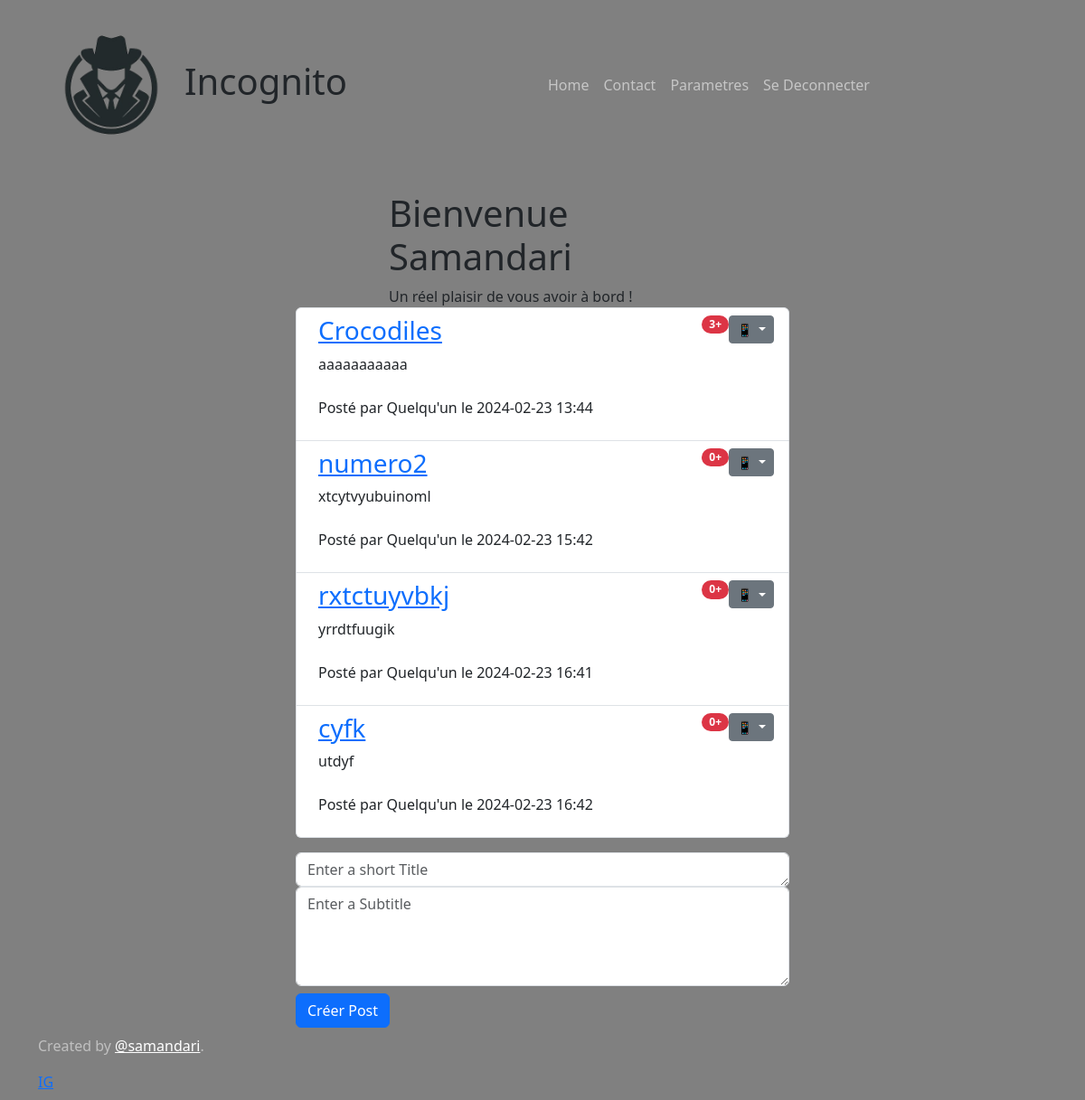
Page /posts (signed in) on the earlier database version.
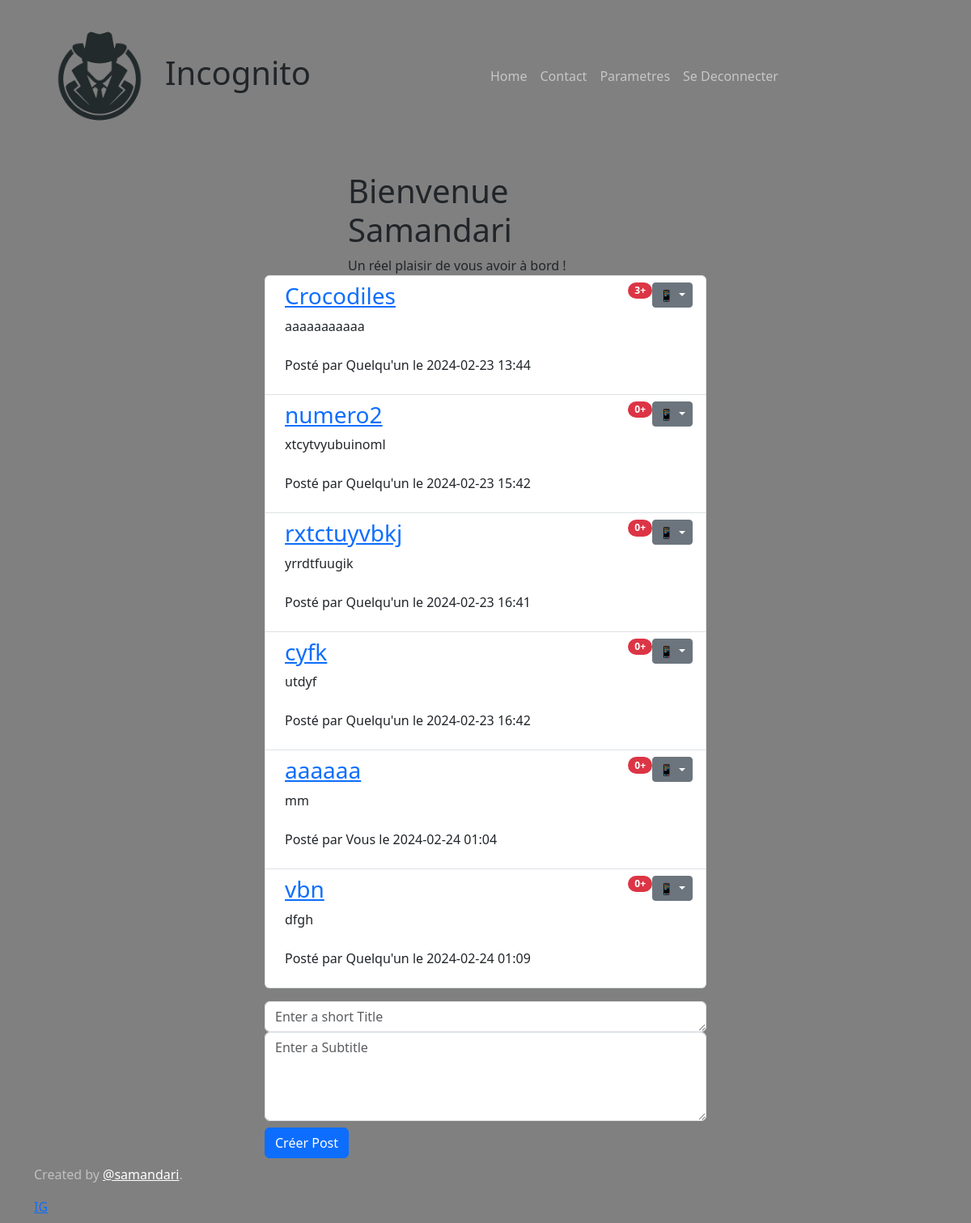
Same page on the later database version.
### main.py (models this page shows)
class User(UserMixin, db.Model):
    id = db.Column(db.Integer, primary_key=True)
    name = db.Column(db.String(50), unique=True, nullable=False)
    password = db.Column(db.String(500), nullable=False)
    posts = db.relationship('Post', back_populates='author', lazy=True)
    comments = db.relationship('Comment', back_populates='commenter', lazy=True)

class Post(db.Model):
    id = db.Column(db.Integer, primary_key=True)
    title = db.Column(db.String(200))
    subtitle = db.Column(db.String(250))
    timestamp = db.Column(db.DateTime, default=datetime.utcnow)
    author = db.relationship('User', back_populates='posts')  # Include the User object
    user_id = db.Column(db.Integer, db.ForeignKey('user.id'), nullable=False)
    comments = db.relationship('Comment', back_populates="parent_post", lazy=True)

### main.py (the view)
@app.route('/posts')  # get all posts
@login_required
def get_posts():
    posts = Post.query.all()
    return render_template('all_posts.html', posts=posts, current_user=current_user)

### main.py (called while the page is built)
@login_manager.user_loader
def load_user(user_id):
    return User.query.get(user_id)

### templates/all_posts.html (shortened to what this page needs)
{% include "header.html" %}
        <div class="container mt-4">
            <div class="row">
                <div class="col-md-6 offset-md-3">
                      <header class="masthead" style="">
                        <div class="container">
                          <div class="row">
                            <div class="col-lg-8 col-md-10 mx-auto">
                              <div class="site-heading">
                                <h1>Bienvenue {{current_user.name}}</h1>
                                <span class="subheading">Un réel plaisir de vous avoir à bord !</span>
                              </div>
                            </div>
                          </div>
                        </div>
                      </header>
                    <ol id="posts" class="list-group list-group-unnumbered">
                        {% for post in posts %}
                            <li class="list-group-item d-flex justify-content-between align-items-start text-break">
                                <div class="ms-2 me-auto">
                                      <div class="fw-bold">
                                          <a href="{{ url_for('post', post_id=post.id) }}">
                                            <h3>{{ post.title }}</h3>
                                          </a>
                                      </div>
                                      {{ post.subtitle }} <br><br>
                                      <p class="post-meta">Posté par
                                          {% if current_user == post.author: %}
                                            Vous
                                          {% else %}
                                            Quelqu'un
                                          {% endif %}
                                          le {{post.timestamp.strftime('%Y-%m-%d %H:%M')}}
                                      </p>
                                </div>
                                <span class="badge text-bg-primary rounded-pill bg-danger">{{ post.comments|length }}+</span>
                                <div class="dropdown">
                                  <button class="btn btn-secondary btn-sm dropdown-toggle" type="button" data-bs-toggle="dropdown" aria-expanded="true">
                                    📱
                                  </button>
                                </div>
                            </li>
                        {% endfor %}
                    </ol>
                    <form id="form" class="mt-3" onsubmit="return validateForm()">
                        <div class="control-group">
                            <div class="form-group col-xs-12 floating-label-form-group controls">
                                <textarea id="inputTitle" class="form-control" placeholder="Enter a short Title" rows="1" autocomplete="off" required></textarea>
                                <textarea id="inputSubtitle" class="form-control" placeholder="Enter a Subtitle" rows="4" autocomplete="off" ></textarea>
                                <button class="btn btn-primary" type="button" id="sendButton">Créer Post</button>
                            </div>
                        </div>
                    </form>
                </div>
            </div>
        </div>
{% include "footer.html" %}

### templates/header.html (shortened to what this page needs)
<!DOCTYPE html>
<html lang="en">
    <head>
        <link rel="stylesheet" href="https://cdn.jsdelivr.net/npm/bootstrap@5.3.0/dist/css/bootstrap.min.css">
    </head>
    <body>
        <nav class="navbar navbar-expand-lg navbar-dark ">
            <div class="container">
                <a class="navbar-brand" href="#">
                    <h1 class="float-md-start mb-0 text-dark"><img class="logo" src="{{ url_for('static', filename='logo.png') }}" alt="Your Logo">Incognito</h1>
                </a>
                  <div class="collapse navbar-collapse" id="navbarResponsive">
                  <ul class="navbar-nav ml-auto">
                      <li class="nav-item">
                         <a class="nav-link" href="{{ url_for('index') }}">Home</a>
                      </li>
                      <li class="nav-item">
                         <a class="nav-link" href="{{ url_for('contact') }}">Contact</a>
                      </li>
                      <li class="nav-item">
                         <a class="nav-link" href="{{ url_for('setting') }}">Parametres</a>
                      </li>
                      {% if not current_user.is_authenticated %}
                        <li class="nav-item">
                          <a class="nav-link" href="{{ url_for('login') }}">Se Connecter</a>
                        </li>
                        <li class="nav-item">
                          <a class="nav-link" href="{{ url_for('register') }}">Creer Compte</a>
                        </li>
                      {% else %}
                        <li class="nav-item">
                          <a class="nav-link" href="{{ url_for('logout') }}">Se Deconnecter</a>
                        </li>
                      {% endif %}
                  </ul>
                </div>
            </div>
        </nav>

### templates/footer.html
            <nav class="navbar navbar-expand-lg navbar-dark ">
                <div class="container">
                    <footer class="mt-auto text-white-50">
                        <p>Created by <a href="https://wa.me/+25777568903" class="text-white">@samandari</a>.</p>
                        <a class="fa-instagram" href="https://www.instagram.com/sama__ndari?igsh=MWFic2todzA4aGZteg==">
                            IG
                        </a>
                    </footer>
                </div>
            </nav>
    </body>
</html>

### templates/header.html (style rules this page uses)
body { background-color: gray; }
.logo { max-width: 30%; height: auto; border-radius: 50%; }

Differences in the rows shown:
added Post: title "aaaaaa", subtitle "mm", shows "Vous", timestamp "2024-02-24 01:04", comments|length "0"
added Post: title "vbn", subtitle "dfgh", shows "Quelqu'un", timestamp "2024-02-24 01:09", comments|length "0"
